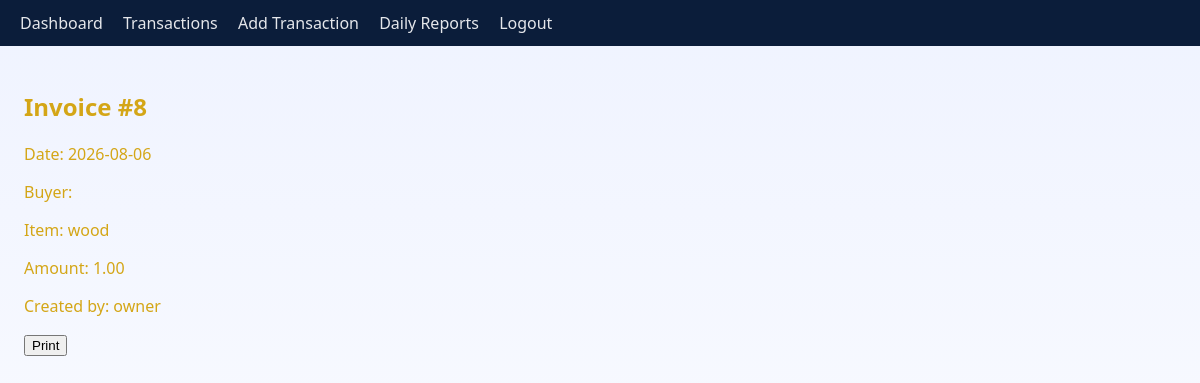
The page /invoices/8 (signed in) on the database its author committed.
### tables this page shows
CREATE TABLE transactions (
        id INTEGER PRIMARY KEY AUTOINCREMENT,
        counterparty TEXT NOT NULL,
        item TEXT NOT NULL,
        transaction_type TEXT NOT NULL,
        amount REAL NOT NULL,
        date TEXT NOT NULL,
        description TEXT,
        created_by TEXT NOT NULL,
        created_at TEXT NOT NULL
    );

### app.py (the view)
@app.route('/invoices/<int:tid>')
@login_required
@owner_required
def invoice(tid):
    tx = query_db('SELECT * FROM transactions WHERE id = ?', (tid,), one=True)
    if not tx:
        flash('Transaction not found', 'danger')
        return redirect(url_for('transactions'))
    return render_template('invoice.html', tx=tx)

### app.py (called while the page is built)
def get_db():
    db = getattr(g, '_database', None)
    if db is None:
        db = g._database = sqlite3.connect(DB_PATH)
        db.row_factory = sqlite3.Row
    return db

@app.teardown_appcontext
def close_connection(exception):
    db = getattr(g, '_database', None)
    if db is not None:
        db.close()

def query_db(query, args=(), one=False):
    cur = get_db().execute(query, args)
    rv = cur.fetchall()
    cur.close()
    return (rv[0] if rv else None) if one else rv

def login_required(f):
    from functools import wraps
    @wraps(f)
    def wrapped(*args, **kwargs):
        if 'user_id' not in session:
            return redirect(url_for('login'))
        return f(*args, **kwargs)
    return wrapped

def owner_required(f):
    from functools import wraps
    @wraps(f)
    def wrapped(*args, **kwargs):
        if session.get('role') != 'owner':
            flash('Owner access required', 'danger')
            return redirect(url_for('dashboard'))
        return f(*args, **kwargs)
    return wrapped

@app.before_request
def load_logged_in_user():
    user_id = session.get('user_id')
    g.user = None
    if user_id:
        g.user = query_db('SELECT id, username, role FROM users WHERE id = ?', (user_id,), one=True)

### templates/invoice.html
{% extends 'base.html' %}
{% block content %}
<h2>Invoice #{{ tx.id }}</h2>
<p>Date: {{ tx.date }}</p>
<p>Buyer: {{ tx.buyer }}</p>
<p>Item: {{ tx.item }}</p>
<p>Amount: {{ '%.2f'|format(tx.amount) }}</p>
<p>Created by: {{ tx.created_by }}</p>
<button onclick="window.print()">Print</button>
{% endblock %}

### static/style.css (style rules this page uses)
body { font-family: 'Segoe UI', Tahoma, Geneva, Verdana, sans-serif; margin: 0; padding: 0; background: linear-gradient(180deg, #eff3ff 0%, #ffffff 100%); color: #D4a617; }

### rows shown on the page
transactions: id "8", date "2026-08-06", item "wood", amount "1.00", created_by "owner"
